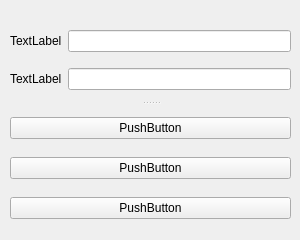
<?xml version="1.0" encoding="UTF-8"?>
<ui version="4.0">
 <class>Form</class>
 <widget class="QWidget" name="Form">
  <property name="geometry">
   <rect>
    <x>0</x>
    <y>0</y>
    <width>300</width>
    <height>240</height>
   </rect>
  </property>
  <property name="sizePolicy">
   <sizepolicy hsizetype="Fixed" vsizetype="Fixed">
    <horstretch>0</horstretch>
    <verstretch>0</verstretch>
   </sizepolicy>
  </property>
  <property name="minimumSize">
   <size>
    <width>300</width>
    <height>240</height>
   </size>
  </property>
  <property name="maximumSize">
   <size>
    <width>300</width>
    <height>240</height>
   </size>
  </property>
  <property name="windowTitle">
   <string>BasicWindow</string>
  </property>
  <widget class="QSplitter" name="splitter">
   <property name="geometry">
    <rect>
     <x>10</x>
     <y>20</y>
     <width>281</width>
     <height>211</height>
    </rect>
   </property>
   <property name="sizePolicy">
    <sizepolicy hsizetype="Fixed" vsizetype="Expanding">
     <horstretch>0</horstretch>
     <verstretch>0</verstretch>
    </sizepolicy>
   </property>
   <property name="orientation">
    <enum>Qt::Vertical</enum>
   </property>
   <widget class="QWidget" name="">
    <layout class="QGridLayout" name="gridLayout" columnstretch="0,0">
     <item row="0" column="0">
      <widget class="QLabel" name="label">
       <property name="text">
        <string>TextLabel</string>
       </property>
      </widget>
     </item>
     <item row="3" column="1">
      <widget class="QLineEdit" name="lineEdit"/>
     </item>
     <item row="3" column="0">
      <widget class="QLabel" name="label_2">
       <property name="text">
        <string>TextLabel</string>
       </property>
      </widget>
     </item>
     <item row="0" column="1">
      <widget class="QLineEdit" name="lineEdit_2"/>
     </item>
    </layout>
   </widget>
   <widget class="QWidget" name="">
    <layout class="QVBoxLayout" name="verticalLayout">
     <item>
      <widget class="QPushButton" name="pushButton">
       <property name="text">
        <string>PushButton</string>
       </property>
      </widget>
     </item>
     <item>
      <widget class="QPushButton" name="pushButton_2">
       <property name="text">
        <string>PushButton</string>
       </property>
      </widget>
     </item>
     <item>
      <widget class="QPushButton" name="pushButton_3">
       <property name="text">
        <string>PushButton</string>
       </property>
      </widget>
     </item>
    </layout>
   </widget>
  </widget>
 </widget>
 <resources/>
 <connections/>
</ui>
